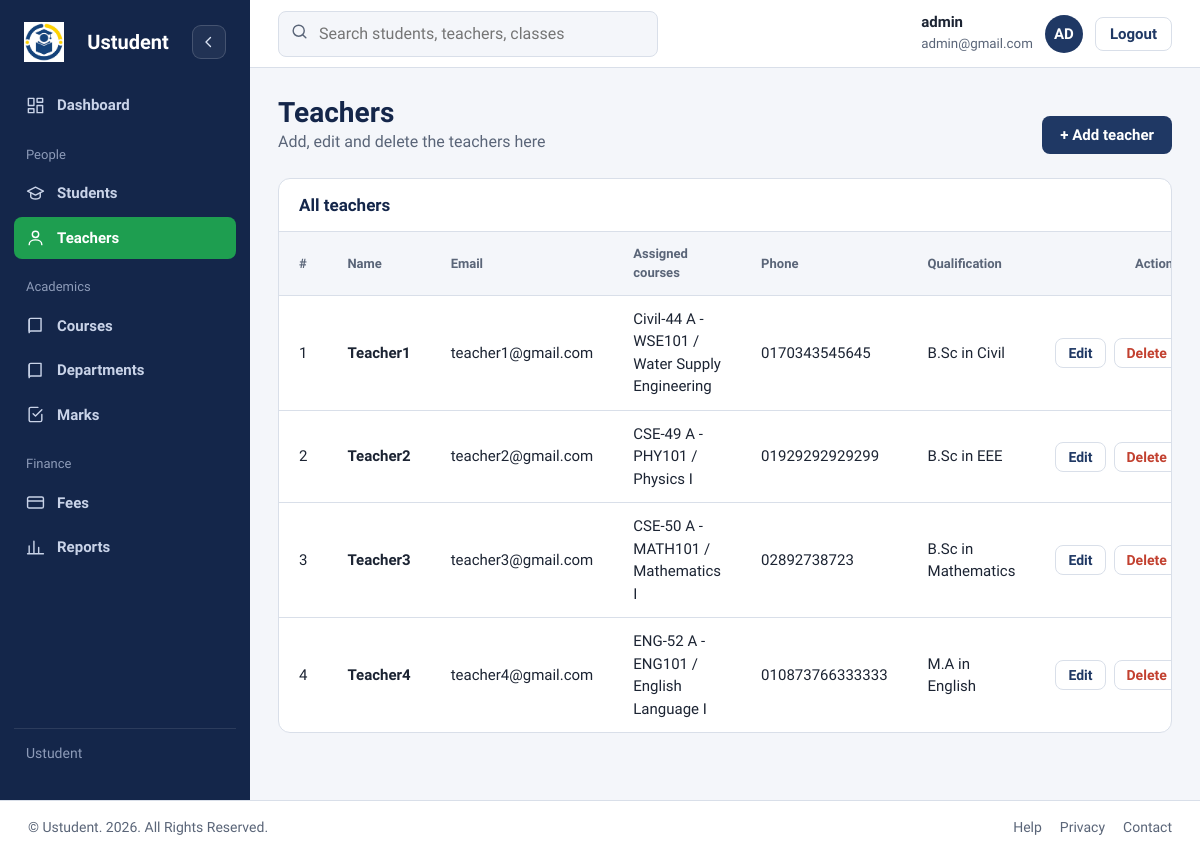
Page /admin/teacher.php (signed in) on the earlier database version.
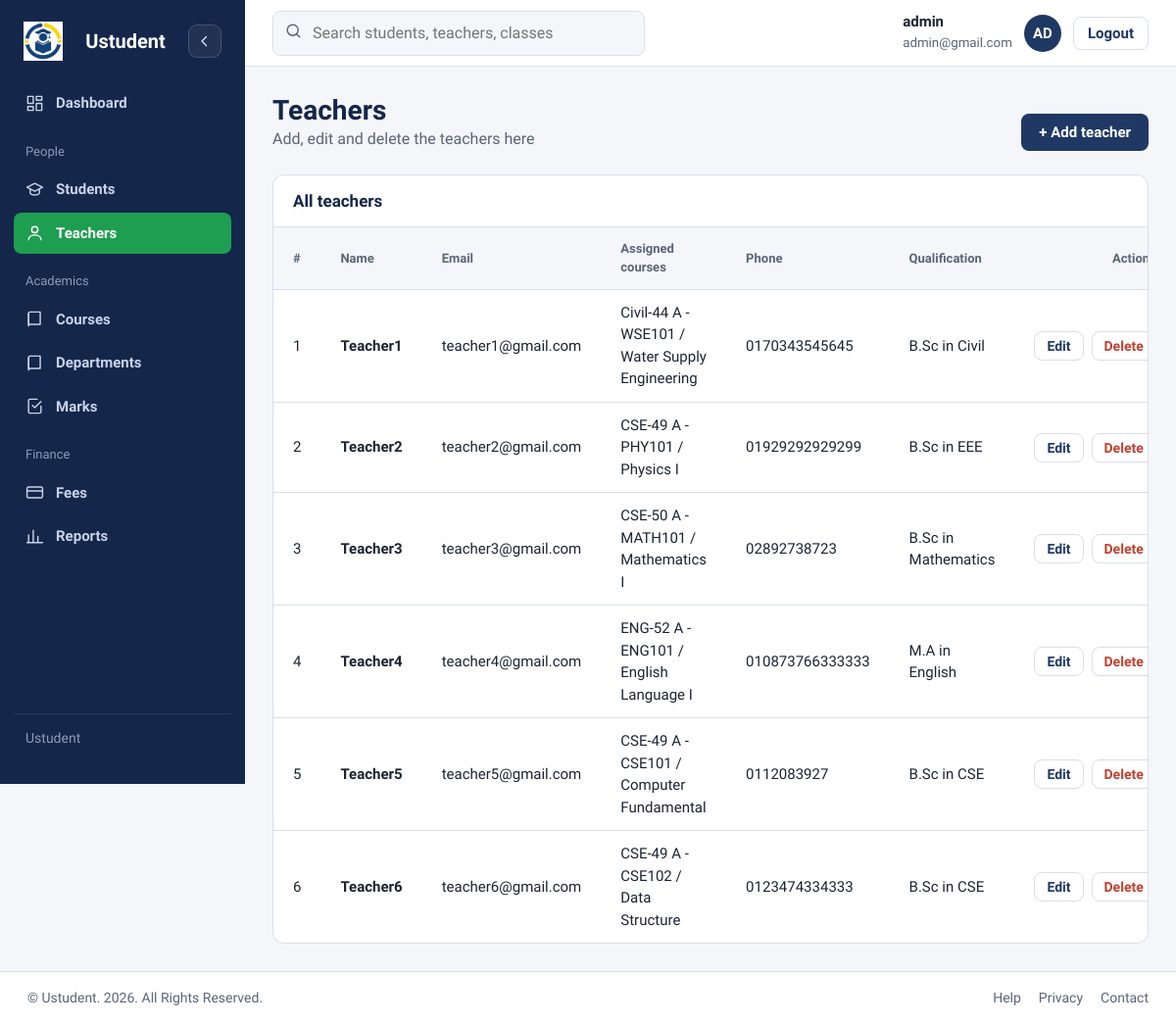
Same page on the later database version.
### tables this page shows
CREATE TABLE `teachers` (
  `id` int UNSIGNED NOT NULL,
  `user_id` int UNSIGNED NOT NULL,
  `name` varchar(100) NOT NULL,
  `email` varchar(100) NOT NULL,
  `phone` varchar(15) DEFAULT NULL,
  `qualification` varchar(150) DEFAULT NULL,
  `created_at` timestamp NULL DEFAULT CURRENT_TIMESTAMP
);

### admin/teacher.php (the view, shortened to what this page needs)
<?php
include '../database/dbconfig.php';
$result = $conn->query(
    "SELECT t.*,
            (SELECT GROUP_CONCAT(DISTINCT CONCAT(c.class_name, ' ', c.section, ' - ',
                                                 co.course_name, ' / ', s.subject_name)
                                 ORDER BY c.class_name, c.section, s.subject_name SEPARATOR ', ')
               FROM teacher_subjects ts
               JOIN classes c ON c.id = ts.class_id
               JOIN courses co ON co.id = c.course_id
               JOIN subjects s ON s.id = ts.subject_id
              WHERE ts.teacher_id = t.id) AS assigned_courses
       FROM teachers t
      ORDER BY t.id ASC"
);
?>
<!DOCTYPE html>
<html lang="en">
<head>
<?php include '../includes/admin_dashboard_css.php'; ?>
<link rel="stylesheet" href="../assets/css/courses.css">
<link rel="stylesheet" href="../assets/css/admin_student.css">
</head>
<body>
<div class="app">
    <?php include '../includes/sidebar.php'; ?>
    <div class="main">
        <?php include '../includes/topbar.php'; ?>
        <main class="content">
            <div class="head">
                <div>
                    <h1>Teachers</h1>
                    <p>Add, edit and delete the teachers here</p>
                </div>
                <a href="teacher.php?action=add" class="btn">+ Add teacher</a>
            </div>
            <section class="card">
                <h2>All teachers</h2>
                <table>
                    <thead>
                        <tr>
                            <th>#</th>
                            <th>Name</th>
                            <th>Email</th>
                            <th>Assigned courses</th>
                            <th>Phone</th>
                            <th>Qualification</th>
                            <th class="num">Actions</th>
                        </tr>
                    </thead>
                    <tbody>
                    <?php if ($result && $result->num_rows > 0) { ?>
                        <?php while ($row = $result->fetch_assoc()) { ?>
                            <tr>
                                <td><?php echo $row['id']; ?></td>
                                <td><b><?php echo htmlspecialchars($row['name'], ENT_QUOTES, 'UTF-8'); ?></b></td>
                                <td><?php echo htmlspecialchars($row['email'], ENT_QUOTES, 'UTF-8'); ?></td>
                                <td><?php echo htmlspecialchars($row['assigned_courses'] ?? 'Not assigned', ENT_QUOTES, 'UTF-8'); ?></td>
                                <td class="phone"><?php echo htmlspecialchars($row['phone'] ?? '', ENT_QUOTES, 'UTF-8'); ?></td>
                                <td><?php echo htmlspecialchars($row['qualification'] ?? '', ENT_QUOTES, 'UTF-8'); ?></td>
                                <td>
                                    <div class="row-actions">
                                        <a class="small-btn" href="teacher.php?action=edit&id=<?php echo $row['id']; ?>">Edit</a>
                                        <form method="post" onsubmit="return confirm('Delete this teacher?');">
                                            <button type="submit" name="delete_teacher" class="small-btn danger">Delete</button>
                                        </form>
                                    </div>
                                </td>
                            </tr>
                        <?php } ?>
                    <?php } else { ?>
                        <tr>
                            <td colspan="7" class="empty">No teachers found.</td>
                        </tr>
                    <?php } ?>
                    </tbody>
                </table>
            </section>
        </main>
    </div>
</div>
<?php include '../includes/footer.php'; ?>
</body>
</html>

Differences in the rows shown:
added teachers: id "5", name "Teacher5", email "teacher5@gmail.com", assigned_courses "CSE-49 A - CSE101 / Computer Fundamental", phone "0112083927", qualification "B.Sc in CSE"
added teachers: id "6", name "Teacher6", email "teacher6@gmail.com", assigned_courses "CSE-49 A - CSE102 / Data Structure", phone "0123474334333", qualification "B.Sc in CSE"
